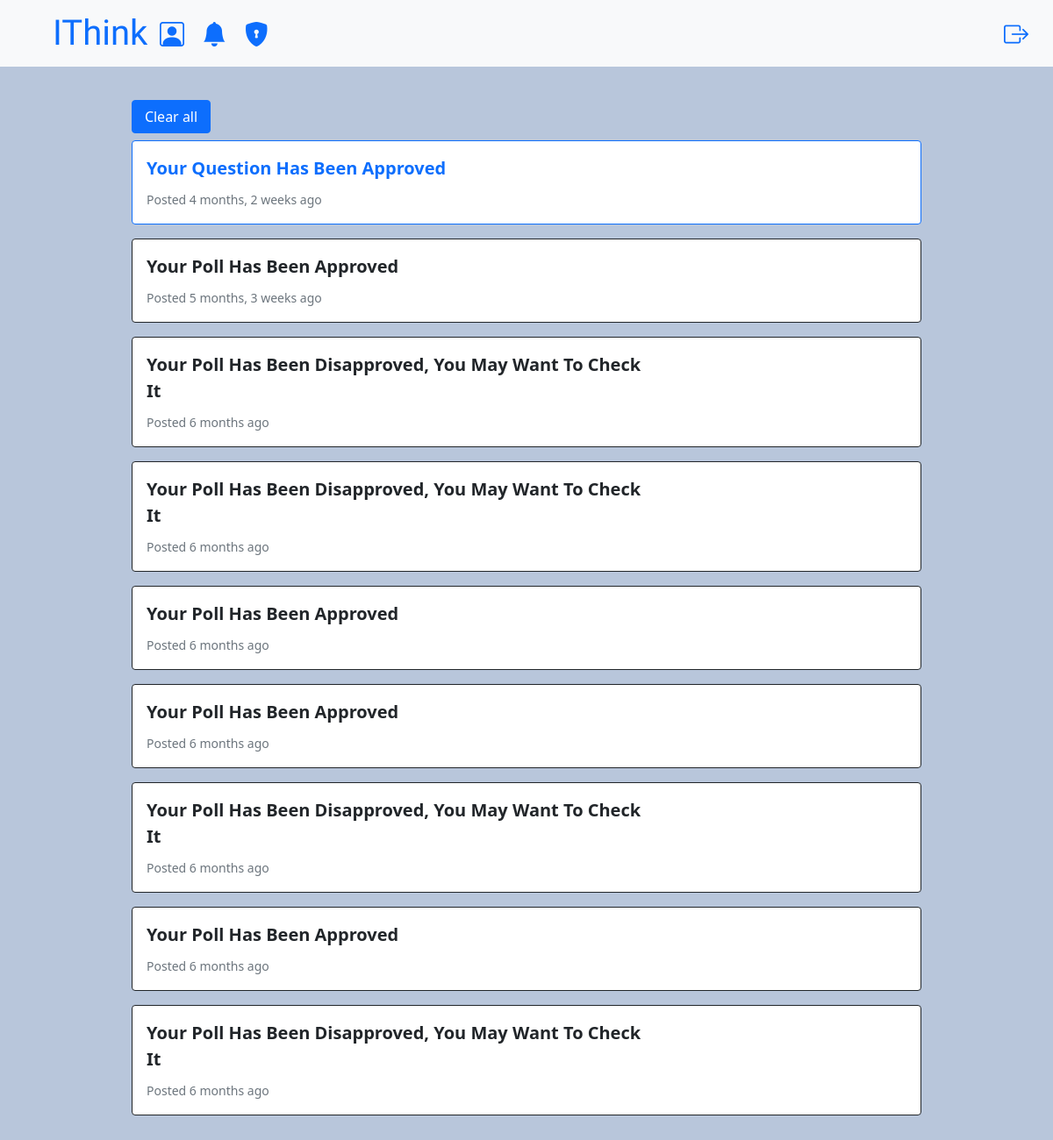
/notifications (signed in), run on an earlier commit of the app's database.
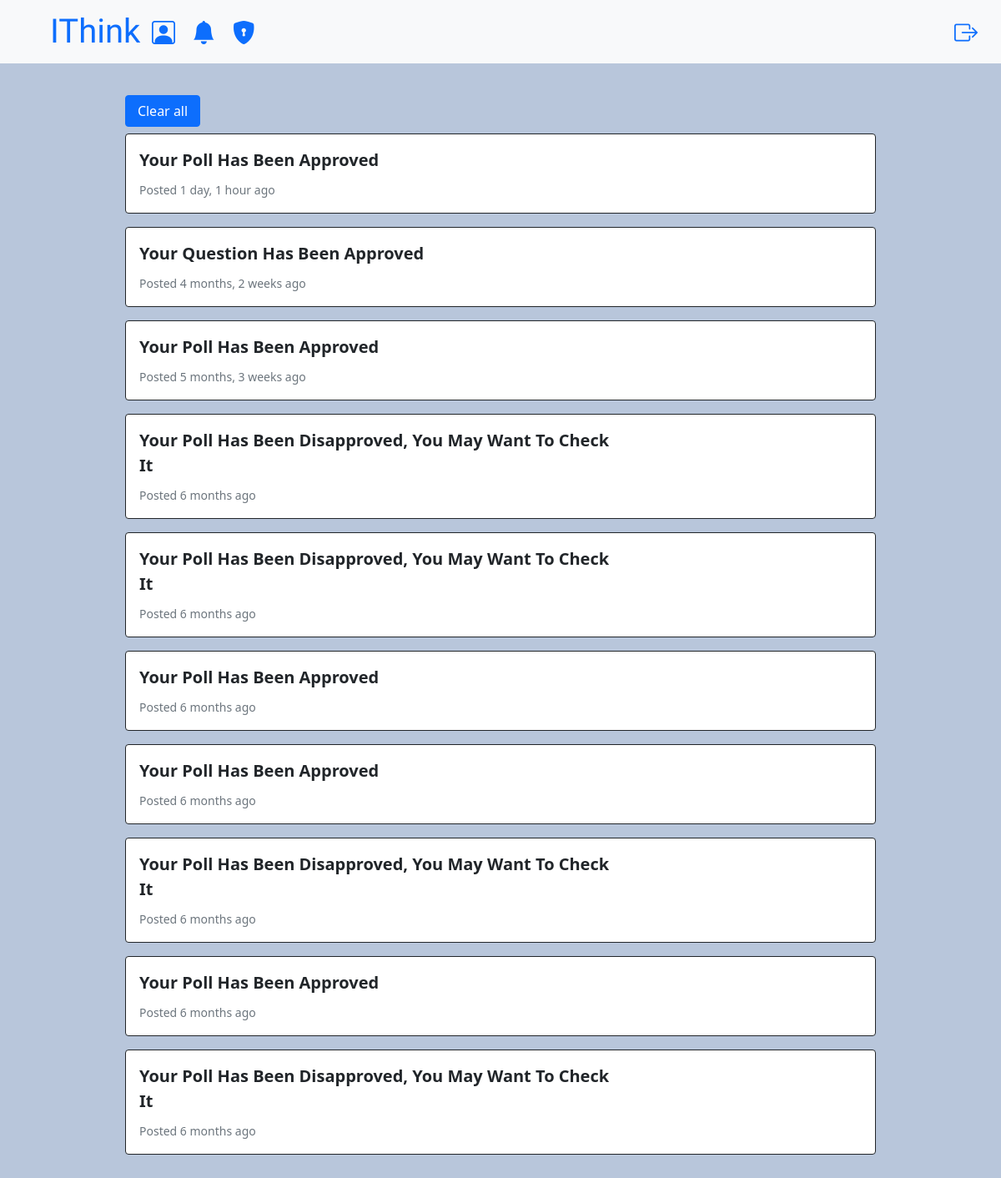
And on a later commit of the database.
### questions/models.py (models this page shows, shortened)
class notification(models.Model):
    status = (
        ('cleared', 'cleared'),
        ('not_cleared', 'not_cleared')
    )
    notification_text = models.CharField(max_length=200)
    notification_status = models.CharField(
        max_length=13, choices=status, default="not_cleared")
    notification_date = models.DateTimeField(default=timezone.now)
    user = models.ForeignKey(
        user, on_delete=models.CASCADE)
    poll = models.IntegerField(null=True, blank=True)
    question = models.IntegerField(null=True, blank=True)

### questions/views.py (the view)
# urls.py: path("notifications", notificationslist.as_view(), name="notifications"),
class notificationslist(LoginRequiredMixin, ListView):
    model = notification
    template_name = "notification.html"
    def get_context_data(self, **kwargs):
        context = super().get_context_data(**kwargs)
        context["notifications"] = notification.objects.filter(
            user=self.request.user.id).order_by("-notification_date")
        if self.request.method == 'GET':
            if "clear_all" in self.request.GET:
                context["my_notifications"] = notification.objects.filter(
                    user=self.request.user.id
                )
                for notif in context["my_notifications"]:
                    notif.notification_status = "cleared"
                    notif.save()
        return context

### templates/notification.html (shortened to what the changed rows need)
<!DOCTYPE html>
<html lang="en">
    <head>
        {% extends 'main.html' %} {% load static %}
        {% block content %}
        <div class="container bg_light" style="width: 77%; margin-top: 3.2%">
            <form method="GET">
            <form>
            {% for notification in notifications %}
            {% if notification.notification_status == "not_cleared" %}
                <div class="card mb-3 mt-2 border-primary">
                    <div class="row g-0 ">
                        <div class="col-md-8 ">
                            <div class="card-body ">
                                {% if notification.poll %}
                                    {% comment %} poll not_cleared approved {% endcomment %}
                                    {% if notification.feeling == "approved" %}
                                        <p class="card-title fs-5 fw-bold">
                                            <a href="{% url 'poll_vote' notification.poll %}" class="text-decoration-none">
                                                <i class="bi bi-balloon-heart"></i>
                                                {{ notification.notification_text|title }}
                                            </a>
                                        </p>
                                    {% comment %} poll not_cleared not appreoved {% endcomment %}
                                    {% else %}
                                        <p class="card-title fs-5 fw-bold text-dark">
                                            <a href="{% url 'poll_vote' notification.poll %}" class="text-decoration-none">
                                                {{ notification.notification_text|title }}
                                            </a>
                                        </p>
                                    {% endif %}
                                {% else %}
                                    {% if notification.feeling == "approved" %}
                                        <p class="card-title fs-5 fw-bold text-primary" >
                                            <a href="{% url 'question_answer' notification.question %}" class="text-decoration-none">
                                                <i class="bi bi-balloon-heart"></i>
                                                {{ notification.notification_text|title }}
                                            </a>
                                        </p>
                                    {% comment %} comment not_cleared not appreoved {% endcomment %}
                                    {% else %}
                                        <p class="card-title fs-5 fw-bold text-dark">
                                            <a href="{% url 'question_answer' notification.question %}" class="text-decoration-none">
                                                {{ notification.notification_text|title }}
                                            </a>
                                        </p>
                                    {% endif %}
                                {% endif %}
                                <p class="card-text">
                                    <small class="text-muted"
                                        >Posted {{ notification.notification_date|timesince }} ago</small
                                    >
                                </p>
                            </div>
                        </div>
                    </div>
                </div>
            {% else %}
                <div class="card mb-3 mt-2 border-dark">
                    <div class="row g-0 ">
                        <div class="col-md-8 ">
                            <div class="card-body ">
                                {% if notification.poll %}
                                    {% if notification.feeling == "approved" %}
                                        <p class="card-title fs-5 fw-bold">
                                            <a href="{% url 'poll_vote' notification.poll %}" class="text-decoration-none text-dark">
                                                <i class="bi bi-balloon-heart"></i>
                                                {{ notification.notification_text|title }}
                                            </a>
                                        </p>
                                    {% comment %} poll cleared not appreoved {% endcomment %}
                                    {% else %}
                                        <p class="card-title fs-5 fw-bold text-dark">
                                            <a href="{% url 'poll_vote' notification.poll %}" class="text-decoration-none text-dark">
                                                {{ notification.notification_text|title }}
                                            </a>
                                        </p>
                                    {% endif %}
                                    {% else %}
                                    {% if notification.feeling == "approved" %}
                                        <p class="card-title fs-5 fw-bold text-primary" >
                                            <a href="{% url 'question_answer' notification.question %}" class="text-decoration-none text-dark">
                                                <i class="bi bi-balloon-heart"></i>
                                                {{ notification.notification_text|title }}
                                            </a>
                                        </p>
                                    {% comment %} comment not_cleared not appreoved {% endcomment %}
                                    {% else %}
                                        <p class="card-title fs-5 fw-bold text-dark">
                                            <a href="{% url 'question_answer' notification.question %}" class="text-decoration-none text-dark">
                                                {{ notification.notification_text|title }}
                                            </a>
                                        </p>
                                    {% endif %}
                                {% endif %}
                            <p class="card-text">
                                <small class="text-muted"
                                    >Posted {{ notification.notification_date|timesince }} ago</small
                                >
                            </p>
                            </div>
                        </div>
                    </div>
                </div>
            {% endif %}
            {% endfor %}
        </div>
        {% endblock content %}

What changed in the data, as far as the page shows it:
added notification: notification_text "Your Poll Has Been Approved", notification_date "1 day, 1 hour"
changed notification "Your Question Has Been Approved": notification_status "not_cleared" → "cleared" (drawn)
